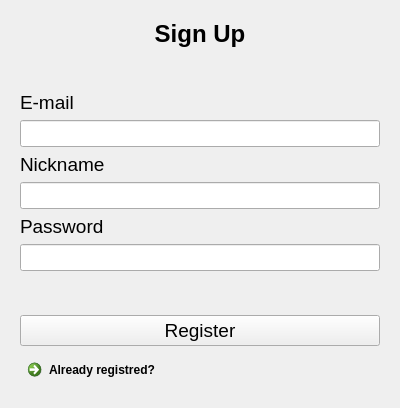
<?xml version="1.0" encoding="UTF-8"?>
<ui version="4.0">
 <class>LoginForm</class>
 <widget class="QWidget" name="LoginForm">
  <property name="geometry">
   <rect>
    <x>0</x>
    <y>0</y>
    <width>400</width>
    <height>408</height>
   </rect>
  </property>
  <property name="windowTitle">
   <string>Form</string>
  </property>
  <layout class="QVBoxLayout" name="verticalLayout_2">
   <item>
    <widget class="QStackedWidget" name="stackedWidget">
     <property name="sizePolicy">
      <sizepolicy hsizetype="Preferred" vsizetype="Preferred">
       <horstretch>0</horstretch>
       <verstretch>0</verstretch>
      </sizepolicy>
     </property>
     <property name="currentIndex">
      <number>0</number>
     </property>
     <widget class="QWidget" name="signupPage">
      <layout class="QVBoxLayout" name="verticalLayout">
       <item>
        <widget class="QLabel" name="registerLbl">
         <property name="sizePolicy">
          <sizepolicy hsizetype="Preferred" vsizetype="Preferred">
           <horstretch>0</horstretch>
           <verstretch>0</verstretch>
          </sizepolicy>
         </property>
         <property name="font">
          <font>
           <pointsize>18</pointsize>
           <weight>75</weight>
           <bold>true</bold>
          </font>
         </property>
         <property name="layoutDirection">
          <enum>Qt::RightToLeft</enum>
         </property>
         <property name="text">
          <string>Sign Up</string>
         </property>
         <property name="alignment">
          <set>Qt::AlignCenter</set>
         </property>
        </widget>
       </item>
       <item>
        <spacer name="verticalSpacer">
         <property name="orientation">
          <enum>Qt::Vertical</enum>
         </property>
         <property name="sizeHint" stdset="0">
          <size>
           <width>20</width>
           <height>40</height>
          </size>
         </property>
        </spacer>
       </item>
       <item>
        <widget class="QLabel" name="emailLbl">
         <property name="font">
          <font>
           <pointsize>14</pointsize>
          </font>
         </property>
         <property name="text">
          <string>E-mail</string>
         </property>
        </widget>
       </item>
       <item>
        <widget class="QLineEdit" name="emailLineEdit">
         <property name="font">
          <font>
           <pointsize>12</pointsize>
          </font>
         </property>
        </widget>
       </item>
       <item>
        <widget class="QLabel" name="nicknameLbl">
         <property name="font">
          <font>
           <pointsize>14</pointsize>
          </font>
         </property>
         <property name="text">
          <string>Nickname</string>
         </property>
        </widget>
       </item>
       <item>
        <widget class="QLineEdit" name="nicknameLineEdit">
         <property name="font">
          <font>
           <pointsize>12</pointsize>
          </font>
         </property>
        </widget>
       </item>
       <item>
        <widget class="QLabel" name="passwordLbl">
         <property name="font">
          <font>
           <pointsize>14</pointsize>
          </font>
         </property>
         <property name="text">
          <string>Password</string>
         </property>
        </widget>
       </item>
       <item>
        <widget class="QLineEdit" name="passwordLineEdit">
         <property name="sizePolicy">
          <sizepolicy hsizetype="Expanding" vsizetype="Fixed">
           <horstretch>0</horstretch>
           <verstretch>0</verstretch>
          </sizepolicy>
         </property>
         <property name="font">
          <font>
           <pointsize>12</pointsize>
          </font>
         </property>
         <property name="alignment">
          <set>Qt::AlignLeading|Qt::AlignLeft|Qt::AlignVCenter</set>
         </property>
        </widget>
       </item>
       <item>
        <spacer name="verticalSpacer_2">
         <property name="orientation">
          <enum>Qt::Vertical</enum>
         </property>
         <property name="sizeHint" stdset="0">
          <size>
           <width>20</width>
           <height>40</height>
          </size>
         </property>
        </spacer>
       </item>
       <item>
        <widget class="QPushButton" name="registerBtn">
         <property name="font">
          <font>
           <pointsize>14</pointsize>
          </font>
         </property>
         <property name="text">
          <string>Register</string>
         </property>
        </widget>
       </item>
       <item>
        <widget class="QCommandLinkButton" name="registeredBtn">
         <property name="text">
          <string>Already registred?</string>
         </property>
        </widget>
       </item>
      </layout>
     </widget>
     <widget class="QWidget" name="loginPage">
      <layout class="QVBoxLayout" name="verticalLayout_3">
       <item>
        <widget class="QLabel" name="registerLbl_2">
         <property name="sizePolicy">
          <sizepolicy hsizetype="Preferred" vsizetype="Preferred">
           <horstretch>0</horstretch>
           <verstretch>0</verstretch>
          </sizepolicy>
         </property>
         <property name="font">
          <font>
           <pointsize>18</pointsize>
           <weight>75</weight>
           <bold>true</bold>
          </font>
         </property>
         <property name="layoutDirection">
          <enum>Qt::RightToLeft</enum>
         </property>
         <property name="text">
          <string>Log In</string>
         </property>
         <property name="alignment">
          <set>Qt::AlignCenter</set>
         </property>
        </widget>
       </item>
       <item>
        <spacer name="verticalSpacer_3">
         <property name="orientation">
          <enum>Qt::Vertical</enum>
         </property>
         <property name="sizeHint" stdset="0">
          <size>
           <width>20</width>
           <height>61</height>
          </size>
         </property>
        </spacer>
       </item>
       <item>
        <widget class="QLabel" name="nicknameLbl_2">
         <property name="font">
          <font>
           <pointsize>14</pointsize>
          </font>
         </property>
         <property name="text">
          <string>Nickname</string>
         </property>
        </widget>
       </item>
       <item>
        <widget class="QLineEdit" name="nicknameLineEdit_2">
         <property name="font">
          <font>
           <pointsize>12</pointsize>
          </font>
         </property>
        </widget>
       </item>
       <item>
        <widget class="QLabel" name="passwordLbl_2">
         <property name="font">
          <font>
           <pointsize>14</pointsize>
          </font>
         </property>
         <property name="text">
          <string>Password</string>
         </property>
        </widget>
       </item>
       <item>
        <widget class="QLineEdit" name="passwordLineEdit_2">
         <property name="sizePolicy">
          <sizepolicy hsizetype="Expanding" vsizetype="Fixed">
           <horstretch>0</horstretch>
           <verstretch>0</verstretch>
          </sizepolicy>
         </property>
         <property name="font">
          <font>
           <pointsize>12</pointsize>
          </font>
         </property>
         <property name="alignment">
          <set>Qt::AlignLeading|Qt::AlignLeft|Qt::AlignVCenter</set>
         </property>
        </widget>
       </item>
       <item>
        <spacer name="verticalSpacer_4">
         <property name="orientation">
          <enum>Qt::Vertical</enum>
         </property>
         <property name="sizeHint" stdset="0">
          <size>
           <width>20</width>
           <height>40</height>
          </size>
         </property>
        </spacer>
       </item>
       <item>
        <widget class="QPushButton" name="loginBtn">
         <property name="font">
          <font>
           <pointsize>14</pointsize>
          </font>
         </property>
         <property name="text">
          <string>Log In</string>
         </property>
        </widget>
       </item>
       <item>
        <widget class="QCommandLinkButton" name="notRegisteredBtn">
         <property name="text">
          <string>Not registered?</string>
         </property>
        </widget>
       </item>
      </layout>
     </widget>
    </widget>
   </item>
  </layout>
 </widget>
 <resources/>
 <connections/>
</ui>
